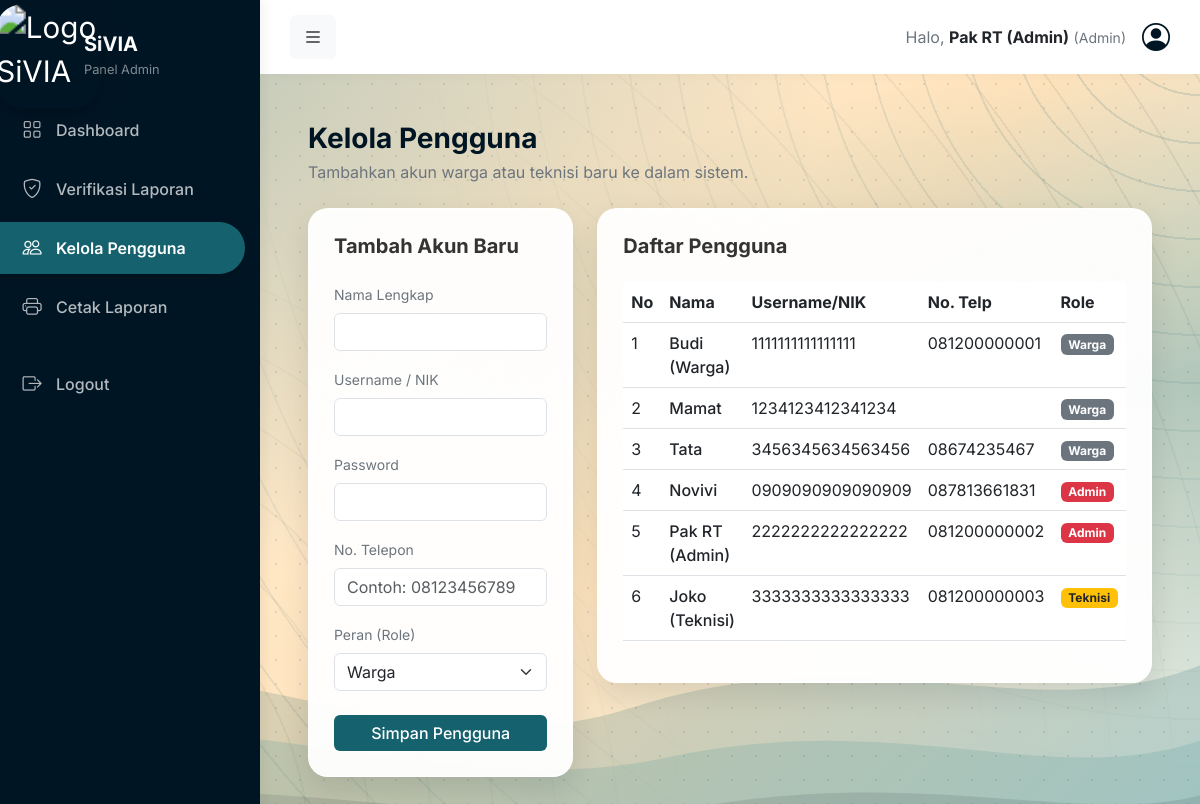
The page /kelola_pengguna.php (signed in) on the database its author committed.
### tables this page shows
CREATE TABLE `tb_users` (
  `id_user` int NOT NULL,
  `nik` varchar(16) NOT NULL,
  `nama` varchar(50) NOT NULL,
  `password` varchar(255) NOT NULL,
  `telp` varchar(15) NOT NULL,
  `role` enum('warga','admin','teknisi') NOT NULL DEFAULT 'warga'
);

### kelola_pengguna.php (the view, shortened to what this page needs)
<?php
include 'koneksi.php';
$q_users = mysqli_query($conn, "SELECT * FROM tb_users ORDER BY role, nama ASC");
?>
<!DOCTYPE html>
<html lang="id">
<head>
    <link href="https://cdn.jsdelivr.net/npm/bootstrap@5.3.0/dist/css/bootstrap.min.css" rel="stylesheet">
    <link rel="stylesheet" href="https://cdn.jsdelivr.net/npm/bootstrap-icons@1.11.1/font/bootstrap-icons.css">
</head>
<body>
<div class="wrapper">
    <nav class="sidebar py-2" id="sidebar">
        <div class="sidebar-brand">
            <img src="logoweb.png" alt="Logo SiVIA" class="my-logo">
            <div class="brand-text ms-2">
                <h5 class="mb-0 fw-bold text-white">SiVIA</h5>
                <small class="text-white-50" style="font-size: 0.8rem;">Panel <?php echo ucfirst($_SESSION['role']); ?></small>
            </div>
        </div>
        <a href="dashboard.php">
            <i class="bi bi-grid"></i>
            <span>Dashboard</span>
        </a>
        <?php if ($_SESSION['role'] == 'admin') { ?>
            <a href="verifikasi.php">
                <i class="bi bi-shield-check"></i>
                <span>Verifikasi Laporan</span>
            </a>
            <a href="kelola_pengguna.php" class="active">
                <i class="bi bi-people"></i>
                <span>Kelola Pengguna</span>
            </a>
            <a href="cetak.php">
                <i class="bi bi-printer"></i>
                <span>Cetak Laporan</span>
            </a>
        <?php } ?>
        <a href="logout.php">
            <i class="bi bi-box-arrow-right"></i>
            <span>Logout</span>
        </a>
    </nav>
    <div class="main-content">
        <header class="topbar">
            <div>
                <button class="btn btn-light" id="btnToggleSidebar"><i class="bi bi-list fs-5"></i></button>
            </div>
            <div class="d-flex align-items-center">
                <span class="me-3 text-secondary">Halo, <strong class="text-dark"><?php echo htmlspecialchars($_SESSION['nama']); ?></strong> <small>(<?php echo ucfirst($_SESSION['role']); ?>)</small></span>
                <i class="bi bi-person-circle fs-3" style="color: var(--warna-1);"></i>
            </div>
        </header>
        <main class="p-4 p-md-5">
            <div class="mb-4">
                <h3 class="fw-bold mb-1" style="color: var(--warna-1);">Kelola Pengguna</h3>
                <p class="text-secondary">Tambahkan akun warga atau teknisi baru ke dalam sistem.</p>
            </div>
            <div class="row">
                <div class="col-lg-4">
                    <div class="content-card">
                        <h5 class="fw-bold mb-4">Tambah Akun Baru</h5>
                        <form method="POST" action="">
                            <div class="mb-3">
                                <label class="form-label text-secondary small">Nama Lengkap</label>
                                <input type="text" class="form-control" name="nama" required>
                            </div>
                            <div class="mb-3">
                                <label class="form-label text-secondary small">Username / NIK</label>
                                <input type="text" class="form-control" name="nik" required>
                            </div>
                            <div class="mb-3">
                                <label class="form-label text-secondary small">Password</label>
                                <input type="password" class="form-control" name="password" required>
                            </div>
                            <div class="mb-3">
                                <label class="form-label text-secondary small">No. Telepon</label>
                                <input type="text" class="form-control" name="telp" placeholder="Contoh: 08123456789" required>
                            </div>
                            <div class="mb-4">
                                <label class="form-label text-secondary small">Peran (Role)</label>
                                <select class="form-select" name="role" required>
                                    <option value="warga">Warga</option>
                                </select>
                            </div>
                            <button type="submit" name="simpan" class="btn btn-tema w-100">Simpan Pengguna</button>
                        </form>
                    </div>
                </div>
                <div class="col-lg-8">
                    <div class="content-card">
                        <h5 class="fw-bold mb-4">Daftar Pengguna</h5>
                        <div class="table-responsive">
                            <table class="table table-hover">
                                <thead>
                                    <tr>
                                        <th>No</th>
                                        <th>Nama</th>
                                        <th>Username/NIK</th>
                                        <th>No. Telp</th>
                                        <th>Role</th>
                                    </tr>
                                </thead>
                                <tbody>
                                    <?php
                                    $no = 1;
                                    if ($q_users && mysqli_num_rows($q_users) > 0) {
                                        while($row = mysqli_fetch_assoc($q_users)) {
                                    ?>
                                    <tr>
                                        <td><?php echo $no++; ?></td>
                                        <td class="fw-medium"><?php echo htmlspecialchars($row['nama']); ?></td>
                                        <td><?php echo htmlspecialchars($row['nik']); ?></td>
                                        <td><?php echo htmlspecialchars($row['telp']); ?></td>
                                        <td class="text-capitalize">
                                            <span class="badge bg-<?php echo $row['role'] == 'admin' ? 'danger' : ($row['role'] == 'teknisi' ? 'warning text-dark' : 'secondary'); ?>">
                                                <?php echo htmlspecialchars($row['role']); ?>
                                            </span>
                                        </td>
                                    </tr>
                                    <?php
                                        }
                                    } else {
                                    ?>
                                    <tr>
                                        <td colspan="5" class="text-center text-muted">Belum ada data pengguna.</td>
                                    </tr>
                                    <?php } ?>
                                </tbody>
                            </table>
                        </div>
                    </div>
                </div>
            </div>
        </main>
    </div>
</div>
</body>
</html>

### kelola_pengguna.php (style rules this page uses)
:root { --warna-1: #001524; --warna-2: #0B3A42; --warna-3: #15616D; --warna-4: #5C9A9C; --warna-5: #E7D7C1; --bg-body: #FFECD1; }
body { background-color: #FFECD1; background-image: radial-gradient(rgba(0, 21, 36, 0.10) 1.4px, transparent 1.4px), radial-gradient(ellipse at 0% 0%, rgba(21, 97, 109, 0.35) 0, transparent 50%), radial-gradient(ellipse at 100% 45%, rgba(92, 154, 156, 0.40) 0, transparent 48%), linear-gradient(135deg, #FFF3DE 0%, #FFE3BC 55%, #D3E6E1 100%); background-size: 24px 24px, auto, auto, auto; background-attachment: fixed; font-family: 'Inter', sans-serif; color: #333; overflow-x: hidden; }
.wrapper { display: flex; min-height: 100vh; position: relative; z-index: 1; }
body::before { content: ""; position: fixed; inset: 0; pointer-events: none; z-index: 0; background: repeating-radial-gradient(circle at 100% 0%, transparent 0 46px, rgba(21, 97, 109, 0.16) 46px 48px), repeating-radial-gradient(circle at 0% 100%, transparent 0 60px, rgba(0, 21, 36, 0.08) 60px 62px); -webkit-mask-image: radial-gradient(circle at 100% 0%, #000 0, transparent 55%), radial-gradient(circle at 0% 100%, #000 0, transparent 50%); mask-image: radial-gradient(circle at 100% 0%, #000 0, transparent 55%), radial-gradient(circle at 0% 100%, #000 0, transparent 50%); }
body::after { content: ""; position: fixed; left: 0; bottom: 0; width: 100%; height: 42vh; min-height: 260px; pointer-events: none; z-index: 0; background-repeat: no-repeat; background-size: 100% 100%; }
.sidebar { width: 260px; min-width: 260px; background-color: var(--warna-1); color: white; transition: all 0.3s ease; box-shadow: 4px 0 10px rgba(0,0,0,0.05); z-index: 10; }
.sidebar-brand { display: flex; align-items: center; padding: 20px 20px; transition: all 0.3s ease; }
.my-logo { width: 56px !important; height: 56px !important; min-width: 56px !important; min-height: 56px !important; object-fit: cover !important; border-radius: 14px !important; flex-shrink: 0 !important; transform: scale(1.85) !important; box-shadow: 0 4px 10px rgba(0, 0, 0, 0.2) !important; transition: all 0.3s ease !important; }
.brand-text { white-space: nowrap; transition: all 0.2s ease; }
.sidebar a { color: rgba(255,255,255,0.7); text-decoration: none; padding: 12px 20px !important; display: flex !important; align-items: center !important; font-weight: 500; border-radius: 0 30px 30px 0 !important; margin-right: 15px !important; margin-left: 0 !important; margin-bottom: 6px !important; white-space: nowrap !important; transition: all 0.2s ease; }
.sidebar a.active { background-color: var(--warna-3) !important; color: white !important; font-weight: 600; box-shadow: 0 4px 10px rgba(0,0,0,0.15); }
.sidebar a i { margin-right: 12px !important; font-size: 1.2rem !important; min-width: 24px; text-align: center; }
.main-content { flex-grow: 1; width: 100%; overflow-x: hidden; }
.topbar { background-color: white; padding: 15px 30px; box-shadow: 0 2px 10px rgba(0,0,0,0.03); display: flex; justify-content: space-between; align-items: center; }
.content-card { background: rgba(255, 255, 255, 0.95) !important; border-radius: 20px !important; padding: 25px; border: 1px solid rgba(255, 255, 255, 0.8) !important; box-shadow: 0 12px 28px rgba(0, 21, 36, 0.10) !important; margin-bottom: 25px; }
.btn-tema { background-color: var(--warna-3); color: white; border: none; font-weight: 500; }

### rows shown on the page
tb_users: nama "Budi (Warga)", nik "1111111111111111", telp "081200000001", role "Warga"
tb_users: nama "Mamat", nik "1234123412341234", role "Warga"
tb_users: nama "Tata", nik "3456345634563456", telp "08674235467", role "Warga"
tb_users: nama "Novivi", nik "0909090909090909", telp "087813661831", role "Admin"
tb_users: nama "Pak RT (Admin)", nik "2222222222222222", telp "081200000002", role "Admin"
tb_users: nama "Joko (Teknisi)", nik "3333333333333333", telp "081200000003", role "Teknisi"

### other values the page prints
$_SESSION['role'] "Admin"
$_SESSION['nama'] "Pak RT (Admin)"
